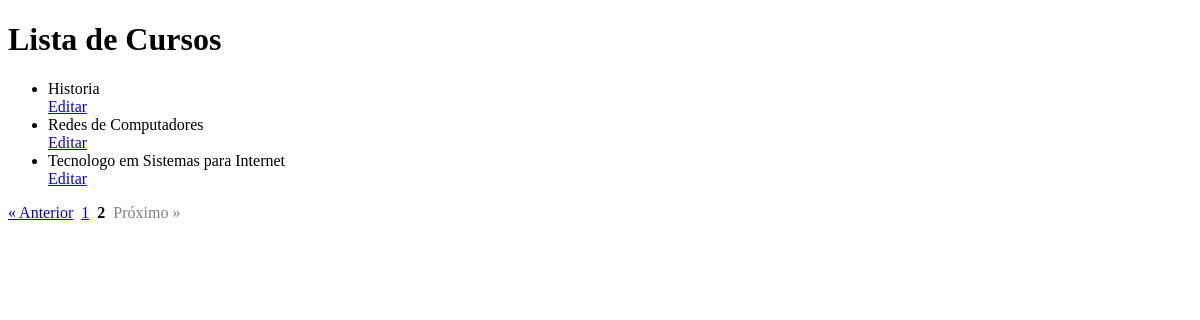
/edu/course/?page=2, run on an earlier commit of the app's database.
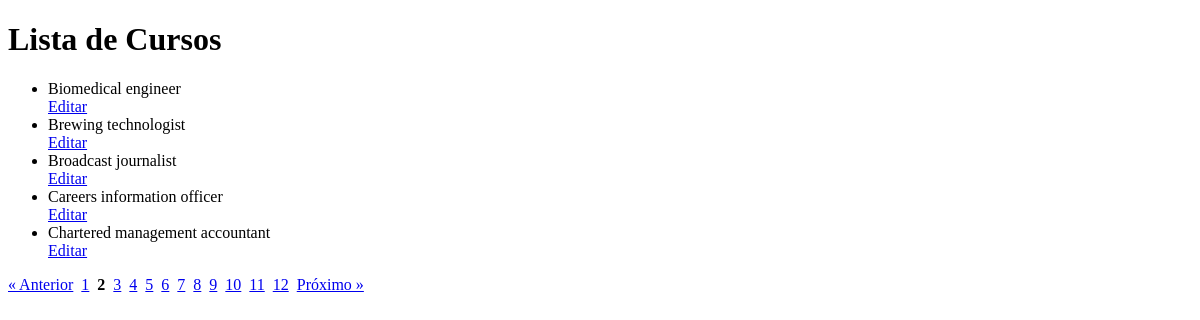
And on a later commit of the database.
### edu/models.py (models this page shows, shortened)
class Curso(models.Model):
	nome = models.CharField(max_length=100, null=False, blank=False)

### edu/views.py (the view)
# urls.py: path('course/', views.list_courses, name='list_courses'),
def list_courses(request):
    from .models import Curso
    from django.core.paginator import Paginator, EmptyPage, PageNotAnInteger
    cursos_list = Curso.objects.all().order_by('nome')
    page = request.GET.get('page', 1)
    paginator = Paginator(cursos_list, 5)  # 5 cursos por página
    try:
        cursos = paginator.page(page)
    except PageNotAnInteger:
        cursos = paginator.page(1)
    except EmptyPage:
        cursos = paginator.page(paginator.num_pages)
    return render(request, 'edu/course_list.html', {'cursos': cursos})

### edu/templates/edu/course_list.html (shortened to what this page needs)
{% extends 'global/home.html' %}
{% block conteudo %}
    <h1>Lista de Cursos</h1>
        <ul>
                {% for curso in cursos %}
                        <li>{{ curso.nome }}</li> <a href="{% url 'edu:edit_course' curso.id %}">Editar</a>
                {% empty %}
                        <li>Nenhum curso disponível.</li>
                {% endfor %}
        </ul>
        {% if cursos.has_other_pages %}
        <nav class="pagination" aria-label="Page navigation">
            <ul style="list-style:none; display:flex; gap:8px; padding:0;">
                {% if cursos.has_previous %}
                    <li><a href="?page={{ cursos.previous_page_number }}">&laquo; Anterior</a></li>
                {% else %}
                    <li style="opacity:0.5">&laquo; Anterior</li>
                {% endif %}
                {% for num in cursos.paginator.page_range %}
                    {% if num == cursos.number %}
                        <li><strong>{{ num }}</strong></li>
                    {% else %}
                        <li><a href="?page={{ num }}">{{ num }}</a></li>
                    {% endif %}
                {% endfor %}
                {% if cursos.has_next %}
                    <li><a href="?page={{ cursos.next_page_number }}">Próximo &raquo;</a></li>
                {% else %}
                    <li style="opacity:0.5">Próximo &raquo;</li>
                {% endif %}
            </ul>
        </nav>
        {% endif %}
{% endblock %}

### templates/global/home.html (shortened to what this page needs)
<!DOCTYPE html>
<html lang="pt-br">
<head>
</head>
<body>
    {%block conteudo%}Body de Global{%endblock%}
</body>
</html>

What changed in the data, as far as the page shows it:
no longer on this page (row unchanged): Curso: nome "Historia"
no longer on this page (row unchanged): Curso: nome "Redes de Computadores"
no longer on this page (row unchanged): Curso: nome "Tecnologo em Sistemas para Internet"
added Curso: nome "Biomedical engineer"
added Curso: nome "Brewing technologist"
added Curso: nome "Broadcast journalist"
added Curso: nome "Careers information officer"
added Curso: nome "Chartered management accountant"
Also different on the page:
new list line: "3"
new list line: "4"
new list line: "5"
new list line: "6"
new list line: "7"
new list line: "8"
new list line: "9"
new list line: "10"
new list line: "11"
new list line: "12"
